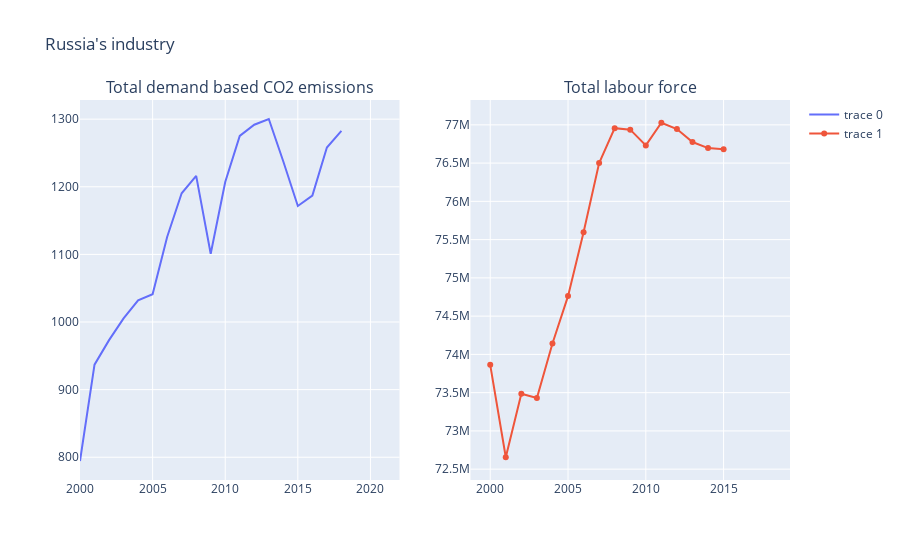

The code cell stored with this chart in its notebook:
### Code cell
fig_russia = make_subplots(rows=1, cols=2, subplot_titles=("Total demand based CO2 emissions", "Total labour force"))

tryout = df_green[df_green['Country'] == 'Russia']
tryout2 = df_inno[df_inno['Region'] == 'Russia']

fig_russia.add_trace(go.Line(x=tryout['Year'], y=tryout['Demand-based CO2 emissions']), row=1, col=1)

fig_russia.add_trace(go.Line(x=tryout2['Year'], y=tryout2['Labour Force Total']), row=1, col=2)

fig_russia.update_layout(title_text="Russia's industry")

fig_russia.show()

### Figure 1 — Plotly figure (JSON) as saved in the notebook; plotly's stock layout.template omitted (floating-point values rounded to 4 significant figures)
{"data": [{"type": "scatter", "x": [2000, 2001, 2002, 2003, 2004, 2005, 2006, 2007, 2008, 2009, 2010, 2011, 2012, 2013, 2014, 2015, 2016, 2017, 2018, 2019, 2020, 2021, 2022], "xaxis": "x", "y": [794.4, 937.0, 973.2, 1005.0, 1032.0, 1041.0, 1126.0, 1190.0, 1216.0, 1101.0, 1207.0, 1275.0, 1292.0, 1300.0, 1237.0, 1172.0, 1187.0, 1258.0, 1283.0, null, null, null, null], "yaxis": "y"}, {"type": "scatter", "x": [2000, 2001, 2002, 2003, 2004, 2005, 2006, 2007, 2008, 2009, 2010, 2011, 2012, 2013, 2014, 2015, 2016, 2017, 2018], "xaxis": "x2", "y": [73863800, 72655800, 73486300, 73431300, 74143000, 74761500, 75596400, 76500100, 76956200, 76937200, 76731200, 77027200, 76944700, 76775100, 76695600, 76680600, null, null, null], "yaxis": "y2"}], "layout": {"annotations": [{"font": {"size": 16}, "showarrow": false, "text": "Total demand based CO2 emissions", "x": 0.225, "xanchor": "center", "xref": "paper", "y": 1, "yanchor": "bottom", "yref": "paper"}, {"font": {"size": 16}, "showarrow": false, "text": "Total labour force", "x": 0.775, "xanchor": "center", "xref": "paper", "y": 1, "yanchor": "bottom", "yref": "paper"}], "title": {"text": "Russia's industry"}, "xaxis": {"anchor": "y", "domain": [0, 0.45]}, "xaxis2": {"anchor": "y2", "domain": [0.55, 1]}, "yaxis": {"anchor": "x", "domain": [0, 1]}, "yaxis2": {"anchor": "x2", "domain": [0, 1]}}}
